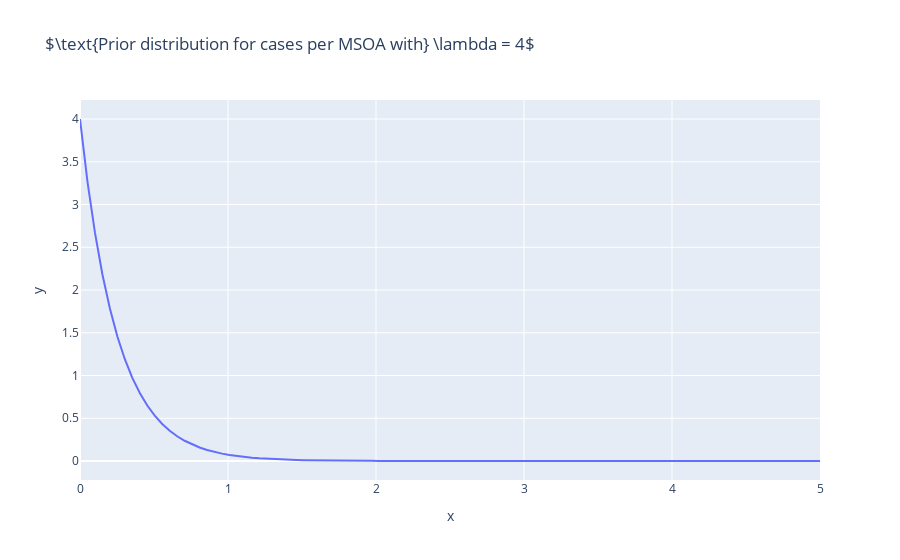

This figure's notebook cell:
### Markdown cell above
### Random variables (and their priors)

Currently the random variables are the initial case estimates, per MSOA, at the start of the window. Assume they follow an exponential distribution, so the parameter we are actually trying to estimate is the $\lambda$ for each area. Assume that most areas start with almost no cases, so $\lambda>1$.

### Code cell
# Graph to show general structure of the params
_lambda = 4
x = np.linspace(start=0.0, stop=5.0, num=100)
px.line(x=x, y=pyabc.Distribution(param=pyabc.RV("expon", loc=0, scale=1/_lambda).pdf(x))['param'],
        title=r"$\text{Prior distribution for cases per MSOA with} \lambda = "+str(_lambda)+"$").show()

random_params_dict = dict()
for msoa in cases_msoa.index:
    random_params_dict[msoa] = pyabc.RV("expon", loc=0, scale=1/_lambda)

#random_params_dict

### Figure 1 — Plotly figure (JSON) as saved in the notebook; plotly's stock layout.template omitted (floating-point values rounded to 4 significant figures)
{"data": [{"hovertemplate": "x=%{x}<br>y=%{y}<extra></extra>", "legendgroup": "", "line": {"color": "#636efa", "dash": "solid"}, "mode": "lines", "name": "", "orientation": "v", "showlegend": false, "type": "scatter", "x": [0, 0.05051, 0.101, 0.1515, 0.202, 0.2525, 0.303, 0.3535, 0.404, 0.4545, 0.5051, 0.5556, 0.6061, 0.6566, 0.7071, 0.7576, 0.8081, 0.8586, 0.9091, 0.9596, 1.01, 1.061, 1.111, 1.162, 1.212, 1.263, 1.313, 1.364, 1.414, 1.465, 1.515, 1.566, 1.616, 1.667, 1.717, 1.768, 1.818, 1.869, 1.919, 1.97, 2.02, 2.071, 2.121, 2.172, 2.222, 2.273, 2.323, 2.374, 2.424, 2.475, 2.525, 2.576, 2.626, 2.677, 2.727, 2.778, 2.828, 2.879, 2.929, 2.98, 3.03, 3.081, 3.131, 3.182, 3.232, 3.283, 3.333, 3.384, 3.434, 3.485, 3.535, 3.586, 3.636, 3.687, 3.737, 3.788, 3.838, 3.889, 3.939, 3.99, 4.04, 4.091, 4.141, 4.192, 4.242, 4.293, 4.343, 4.394, 4.444, 4.495, 4.545, 4.596, 4.646, 4.697, 4.747, 4.798, 4.848, 4.899, 4.949, 5], "xaxis": "x", "y": [4, 3.268, 2.67, 2.182, 1.783, 1.457, 1.19, 0.9725, 0.7946, 0.6493, 0.5305, 0.4335, 0.3542, 0.2894, 0.2365, 0.1932, 0.1579, 0.129, 0.1054, 0.08611, 0.07036, 0.05749, 0.04697, 0.03838, 0.03136, 0.02562, 0.02094, 0.01711, 0.01398, 0.01142, 0.009332, 0.007625, 0.00623, 0.005091, 0.004159, 0.003399, 0.002777, 0.002269, 0.001854, 0.001515, 0.001238, 0.001011, 0.0008263, 0.0006752, 0.0005517, 0.0004507, 0.0003683, 0.0003009, 0.0002459, 0.0002009, 0.0001642, 0.0001341, 0.0001096, 8.954e-05, 7.316e-05, 5.978e-05, 4.885e-05, 3.991e-05, 3.261e-05, 2.665e-05, 2.177e-05, 1.779e-05, 1.453e-05, 1.188e-05, 9.704e-06, 7.929e-06, 6.478e-06, 5.293e-06, 4.325e-06, 3.534e-06, 2.887e-06, 2.359e-06, 1.928e-06, 1.575e-06, 1.287e-06, 1.052e-06, 8.592e-07, 7.021e-07, 5.736e-07, 4.687e-07, 3.83e-07, 3.129e-07, 2.557e-07, 2.089e-07, 1.707e-07, 1.395e-07, 1.14e-07, 9.311e-08, 7.608e-08, 6.216e-08, 5.079e-08, 4.15e-08, 3.391e-08, 2.771e-08, 2.264e-08, 1.85e-08, 1.511e-08, 1.235e-08, 1.009e-08, 8.245e-09], "yaxis": "y"}], "layout": {"autosize": true, "legend": {"tracegroupgap": 0}, "title": {"text": "$\\text{Prior distribution for cases per MSOA with} \\lambda = 4$"}, "xaxis": {"anchor": "y", "autorange": true, "domain": [0, 1], "range": [0, 5], "title": {"text": "x"}, "type": "linear"}, "yaxis": {"anchor": "x", "autorange": true, "domain": [0, 1], "range": [-0.2222, 4.222], "title": {"text": "y"}, "type": "linear"}}}
